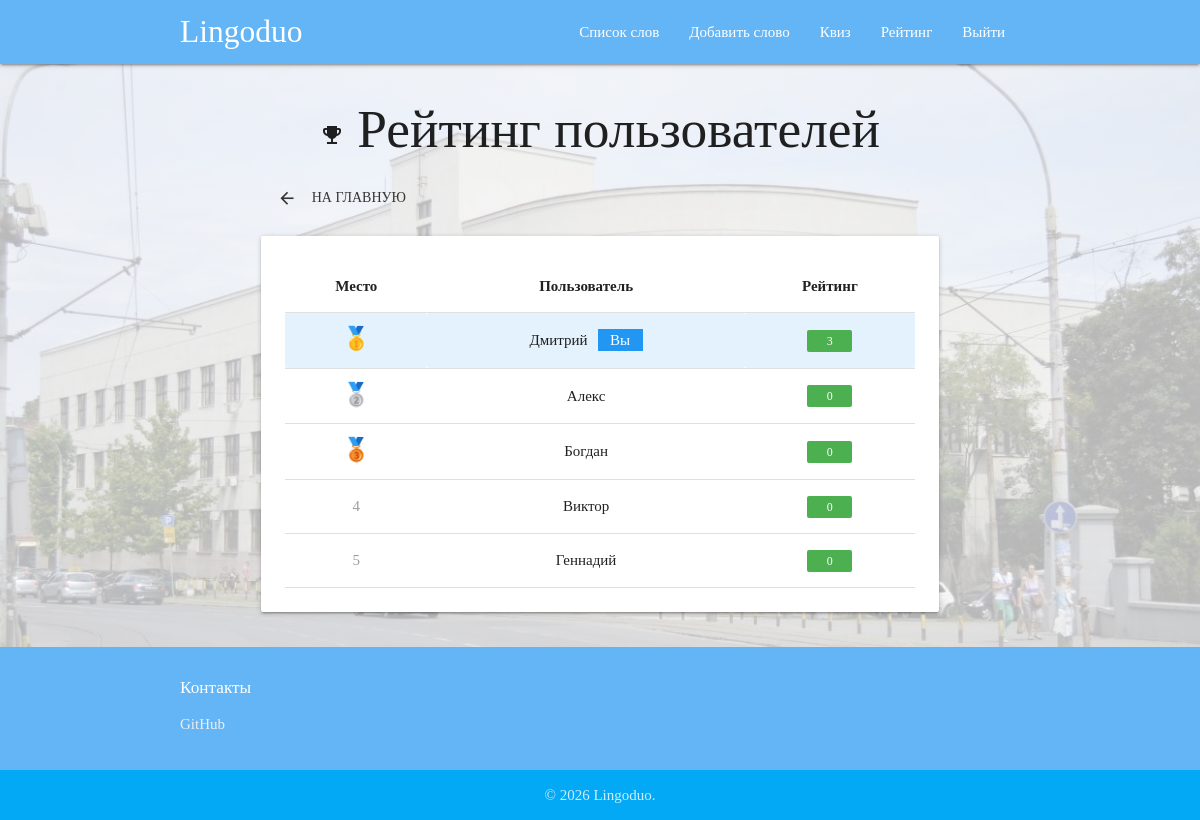
/users_rating/ (signed in), run on an earlier commit of the app's database.
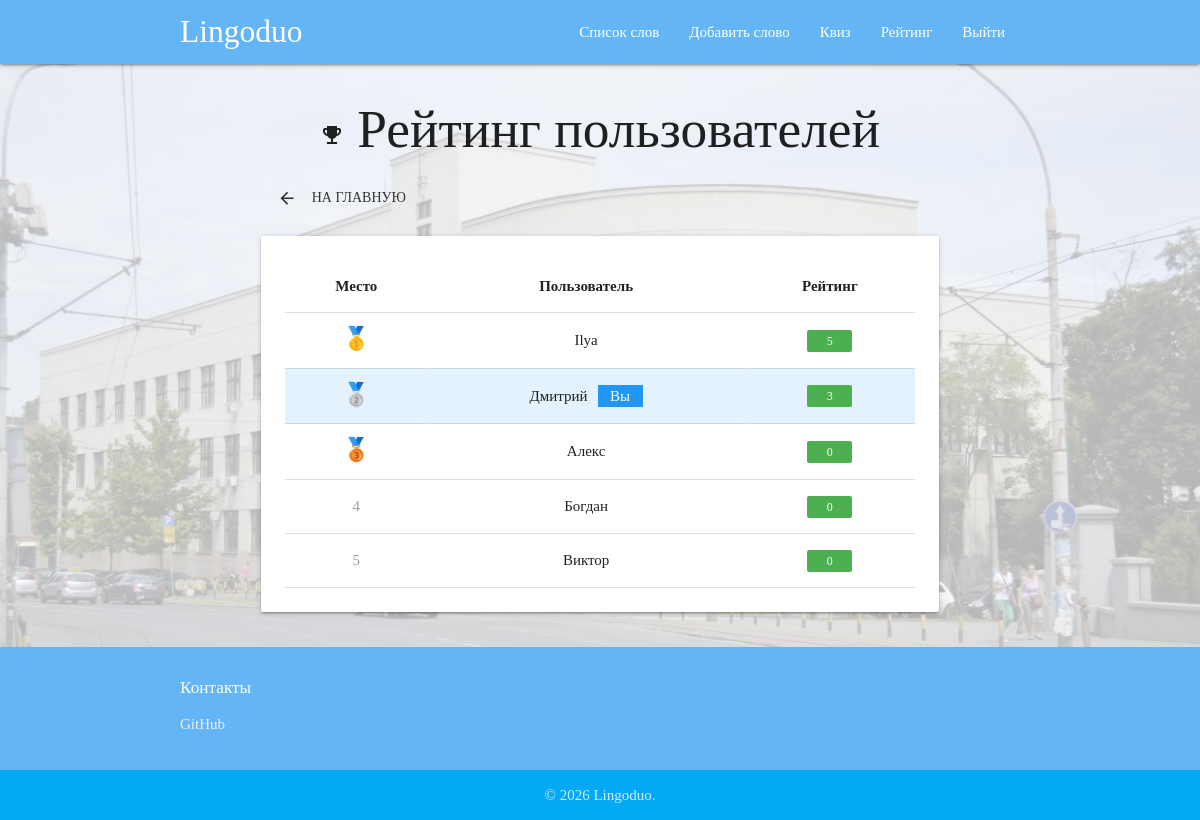
And on a later commit of the database.
### catalog/models.py (models this page shows, shortened)
class CustomUser(AbstractUser):
    user_id = models.AutoField(primary_key=True)
    answer_rate = models.IntegerField(default=0, verbose_name='Рейтинг ответов')
    class Meta:
        db_table = 'users_data'
        verbose_name = 'Пользователь'
        verbose_name_plural = 'Пользователи'

### catalog/views.py (the view)
# urls.py: path('users_rating/', views.rating_view, name='users_rating'),
@login_required
def rating_view(request):
    top_users = get_user_model().objects.order_by('-answer_rate')[:5]
    current_user_rank = get_user_model().objects.filter(
        answer_rate__gt=request.user.answer_rate
    ).count() + 1
    current_user_in_top = request.user in top_users
    context = {
        'top_users': top_users,
        'current_user': request.user,
        'current_user_rank': current_user_rank,
        'current_user_in_top': current_user_in_top,
    }
    return render(request, 'users_rating.html', context)

### templates/users_rating.html (shortened to what this page needs)
{% extends 'base.html' %}
{% block content %}
<div class="row">
    <div class="col s12 m10 offset-m1">
        <h2 class="center-align">
            <i class="material-icons">emoji_events</i>
            Рейтинг пользователей
        </h2>
        <div class="row">
            <div class="col s12">
                <a href="{% url 'index' %}" class="btn-flat waves-effect">
                    <i class="material-icons left">arrow_back</i>На главную
                </a>
            </div>
        </div>
        {% if top_users %}
            <div class="card">
                <div class="card-content">
                    <table class="highlight centered">
                        <thead>
                            <tr>
                                <th>Место</th>
                                <th>Пользователь</th>
                                <th>Рейтинг</th>
                            </tr>
                        </thead>
                        <tbody>
                            {% for user in top_users %}
                                <tr class="{% if user == current_user %}blue lighten-5{% endif %}">
                                    <td>
                                        {% if forloop.counter == 1 %}
                                            <span class="badge yellow-text text-darken-2" style="font-size: 1.5rem;">🥇</span>
                                        {% elif forloop.counter == 2 %}
                                            <span class="badge grey-text text-darken-2" style="font-size: 1.5rem;">🥈</span>
                                        {% elif forloop.counter == 3 %}
                                            <span class="badge brown-text text-darken-2" style="font-size: 1.5rem;">🥉</span>
                                        {% else %}
                                            <span class="badge grey-text">{{ forloop.counter }}</span>
                                        {% endif %}
                                    </td>
                                    <td>
                                        <div class="valign-wrapper" style="justify-content: center;">
                                            <span class="username">{{ user.username }}</span>
                                            {% if user == current_user %}
                                                <span class="badge blue white-text" style="margin-left: 10px;">Вы</span>
                                            {% endif %}
                                        </div>
                                    </td>
                                    <td>
                                        <span class="new badge green" data-badge-caption="">
                                            {{ user.answer_rate }}
                                        </span>
                                    </td>
                                </tr>
                            {% endfor %}
                        </tbody>
                    </table>
                </div>
            </div>
        {% endif %}
    </div>
</div>
{% endblock %}

### templates/base.html (shortened to what this page needs)
<!DOCTYPE html>
{% load static %}
<html lang="ru">
<head>
    <link rel="stylesheet" href="{% static 'css/materialize.min.css' %}">
</head>
<body>
    <nav class="blue lighten-2">
        <div class="nav-wrapper container">
            <a href="{% url 'index' %}" class="brand-logo">Lingoduo</a>
            <ul id="nav-mobile" class="right hide-on-med-and-down">
                {% if user.is_authenticated %}
                    <li><a href="{% url 'words_list' %}">Список слов</a></li>
                    <li><a href="{% url 'words_adding' %}">Добавить слово</a></li>
                    <li><a href="{% url 'quiz' %}">Квиз</a></li>
                    <li><a href="{% url 'users_rating' %}">Рейтинг</a></li>
                    <li><a href="{% url 'logout' %}">Выйти</a></li>
                {% else %}
                    <li><a href="{% url 'words_list' %}">Список слов</a></li>
                    <li><a href="{% url 'login' %}">Вход</a></li>
                    <li><a href="{% url 'signup' %}">Регистрация</a></li>
                {% endif %}
            </ul>
        </div>
    </nav>
    <div class="container">
        {% block content %}{% endblock %}
    </div>
    <footer class="page-footer blue lighten-2">
        <div class="container">
            <div class="row">
                <div>
                    <h6 class="white-text">Контакты</h6>
                    <ul>
                        <li><a class="grey-text text-lighten-3" href="https://github.com/OkhlopkovKK-mipt/DjoProject">GitHub</a></li>
                    </ul>
                </div>
            </div>
        </div>
        <div class="footer-copyright light-blue">
            <div class="container center-align">
                © 2026 Lingoduo.
            </div>
        </div>
    </footer>
</body>
</html>

### templates/base.html (style rules this page uses)
body, input, textarea, select, label, button, a { font-family: 'Caveat', cursive !important; }
html, body { height: 100%; margin: 0; padding: 0; }
body { display: flex; flex-direction: column; min-height: 100vh; }
body::before { content: ''; position: fixed; top: 0; left: 0; width: 100%; height: 100%; background-image: linear-gradient(rgba(255, 255, 255, 0.7), rgba(255, 255, 255, 0.7)), url('/static/images/background.jpg'); background-size: cover; background-position: center; z-index: -1; }
footer { flex-shrink: 0; margin-top: auto; }

What changed in the data, as far as the page shows it:
no longer on this page (row unchanged): CustomUser: username "Геннадий", answer_rate "0"
added CustomUser: username "Ilya", answer_rate "5"
computed for CustomUser "Дмитрий": text "🥇" → "🥈"
computed for CustomUser "Алекс": text "🥈" → "🥉"
shown differently, row unchanged: CustomUser "Богдан": no longer shows "🥉"
